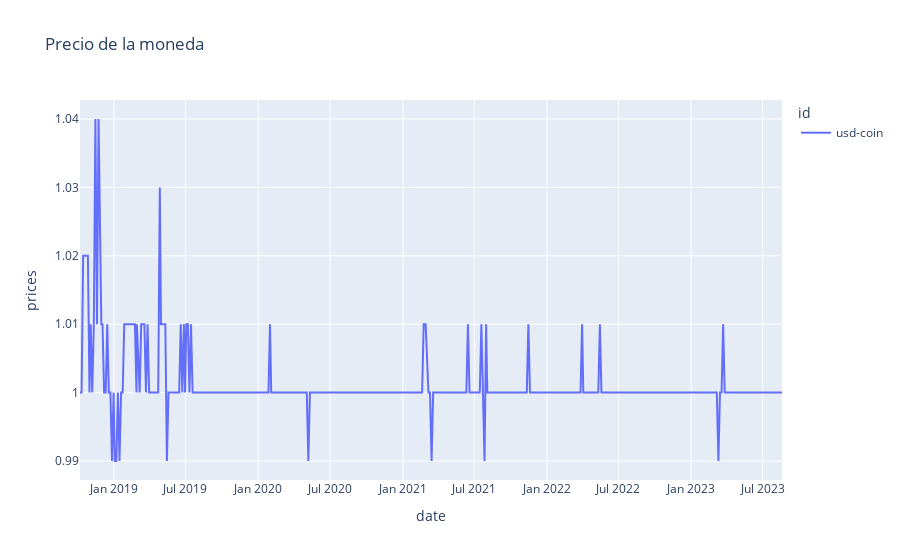

Notebook cell for this chart:
### Code cell
fig = px.line(usd_coin_df, x="date", y="prices", color="id",
              title="Precio de la moneda")

fig.show()

### Figure 1 — Plotly figure (JSON) as saved in the notebook; plotly's stock layout.template omitted (floating-point values rounded to 4 significant figures; data arrays with more than 128 entries replaced by an {"elided": "..."} marker saying what was removed)
{"data": [{"hovertemplate": "id=usd-coin<br>date=%{x}<br>prices=%{y}<extra></extra>", "legendgroup": "usd-coin", "line": {"color": "#636efa", "dash": "solid"}, "marker": {"symbol": "circle"}, "mode": "lines", "name": "usd-coin", "orientation": "v", "showlegend": true, "type": "scatter", "x": {"elided": "464 str values"}, "xaxis": "x", "y": {"elided": "464 float values"}, "yaxis": "y"}], "layout": {"legend": {"title": {"text": "id"}, "tracegroupgap": 0}, "title": {"text": "Precio de la moneda"}, "xaxis": {"anchor": "y", "domain": [0, 1], "title": {"text": "date"}}, "yaxis": {"anchor": "x", "domain": [0, 1], "title": {"text": "prices"}}}}
